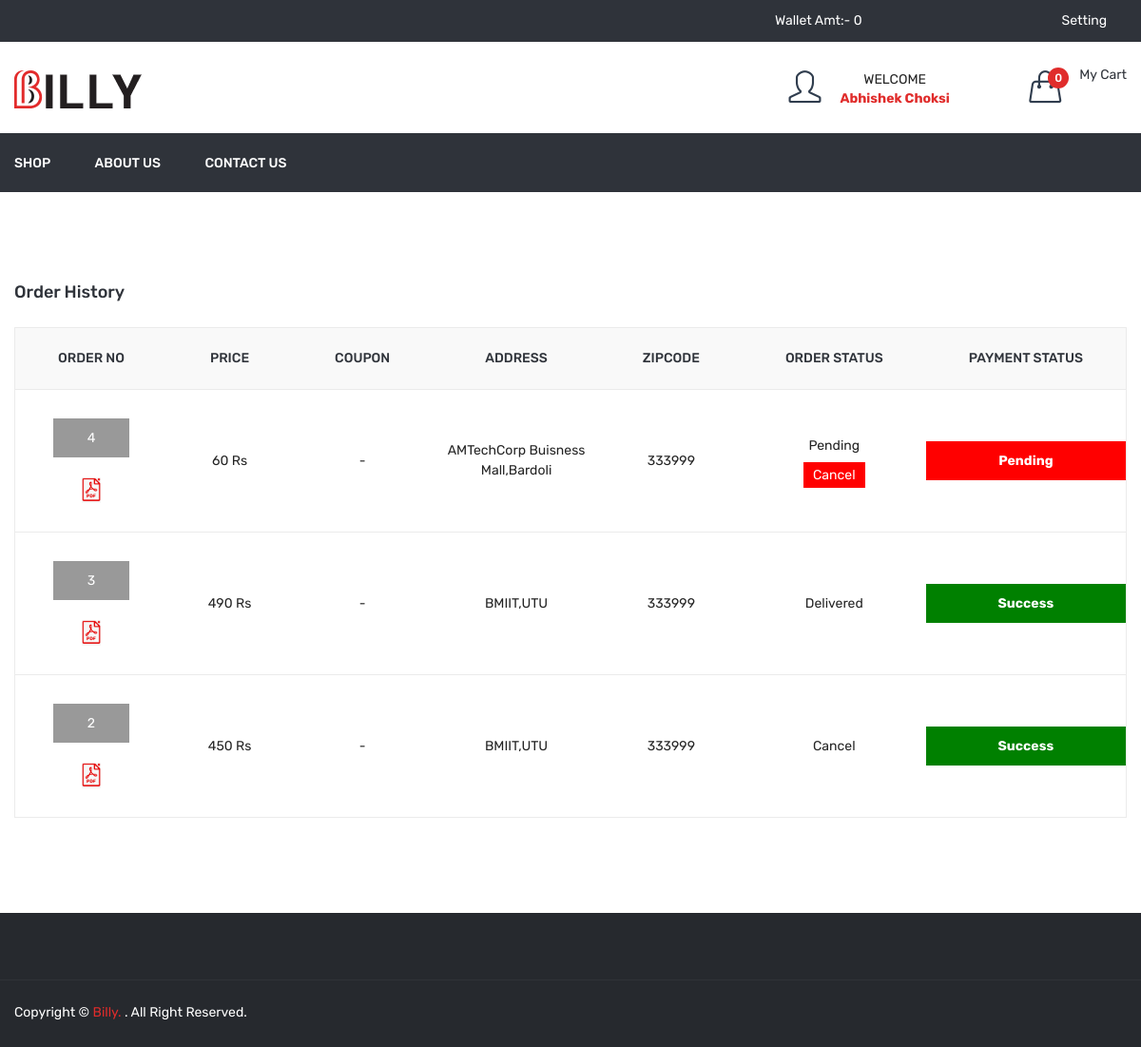
Screenshot of /order_history.php (signed in) with the database file from the repository.
### tables this page shows
CREATE TABLE IF NOT EXISTS `order_master` (
  `id` int NOT NULL AUTO_INCREMENT,
  `user_id` int NOT NULL,
  `name` varchar(50) NOT NULL,
  `email` varchar(50) NOT NULL,
  `mobile` varchar(50) NOT NULL,
  `address` text NOT NULL,
  `total_price` float NOT NULL,
  `final_price` float NOT NULL,
  `coupon_code` varchar(20) NOT NULL,
  `zipcode` int NOT NULL,
  `delivery_boy_id` int NOT NULL,
  `payment_status` varchar(20) NOT NULL,
  `payment_type` varchar(10) NOT NULL,
  `payment_id` varchar(100) NOT NULL,
  `order_status` int NOT NULL,
  `cancel_by` enum('user','admin') NOT NULL,
  `cancel_at` datetime NOT NULL,
  `added_on` datetime NOT NULL,
  `delivered_on` datetime NOT NULL,
  `refund_status` int NOT NULL,
  PRIMARY KEY (`id`)
);

CREATE TABLE IF NOT EXISTS `order_status` (
  `id` int NOT NULL AUTO_INCREMENT,
  `order_status` varchar(50) NOT NULL,
  PRIMARY KEY (`id`)
);

### order_history.php (the view, shortened to what this page needs)
<?php
include("header.php");
$uid = $_SESSION['FOOD_USER_ID'];
$sql = "select order_master.*,order_status.order_status as order_status_str from order_master,order_status where order_master.order_status=order_status.id and order_master.user_id='$uid' order by order_master.id desc";
$res = mysqli_query($con, $sql);
?>
<div class="cart-main-area pt-95 pb-100">
	<div class="container">
		<h3 class="page-title">Order History</h3>
		<div class="row">
			<div class="col-lg-12 col-md-12 col-sm-12 col-12">
				<form method="post">
					<div class="table-content table-responsive">
						<table>
							<thead>
								<tr>
									<th>Order No</th>
									<th>Price</th>
									<th>Coupon</th>
									<th>Address</th>
									<th>Zipcode</th>
									<th>Order Status</th>
									<th>Payment Status</th>
								</tr>
							</thead>
							<tbody>
								<?php if (mysqli_num_rows($res) > 0) {
									while ($row = mysqli_fetch_assoc($res)) {
								?>
										<tr>
											<td>
												<div class="div_order_id">
													<a href="<?php echo FRONT_SITE_PATH ?>order_detail.php?id=<?php echo $row['id'] ?>"><?php echo $row['id'] ?></a>
												</div><br />
												<a href="<?php echo FRONT_SITE_PATH ?>download_invoice?id=<?php echo $row['id'] ?>"><img src='<?php echo FRONT_SITE_PATH ?>assets/img/icon-img/pdf.png' width="20px" title="Download Invoice" /></a>
											</td style="font-size:14px;">
											<td><?php echo $row['total_price'] ?> Rs
											</td>
											<td><?php
												if ($row['coupon_code'] != '') {
												?>
													Coupon Code:- <?php echo $row['coupon_code'] ?><br />
													Final Price:- <?php echo $row['final_price'] ?> Rs
												<?php } else {
													echo "-";
												} ?>
											</td>
											<td><?php echo $row['address'] ?></td>
											<td><?php echo $row['zipcode'] ?></td>
											<td>
												<?php
												echo $row['order_status_str'];
												if ($row['order_status'] == 1) {
													echo "<br/>";
													echo "<div style='margin-top:10px;'><a href='?cancel_id=" . $row['id'] . "' class='cancel_btn'>Cancel</a></div>";
												}
												?>
											</td>
											<td>
												<div class="payment_status payment_status_<?php echo $row['payment_status'] ?>"><?php echo ucfirst($row['payment_status']) ?></div>
											</td>
										</tr>
								<?php }
								} else {
									redirect('shop');
								} ?>
							</tbody>
						</table>
					</div>
				</form>
			</div>
		</div>
	</div>
</div>
<?php
include("footer.php");
?>

### rows the page displays
order_master: id "4", total_price "60", address "AMTechCorp Buisness Mall,Bardoli", zipcode "333999", order_status.order_status "Pending", payment_status "Pending"
order_master: id "3", total_price "490", address "BMIIT,UTU", zipcode "333999", order_status.order_status "Delivered", payment_status "Success"
order_master: id "2", total_price "450", address "BMIIT,UTU", zipcode "333999", order_status.order_status "Cancel", payment_status "Success"

### other values shown
$getWalletAmt "0"
$_SESSION['FOOD_USER_NAME'] "Abhishek Choksi"
$totalCartDish "0"
